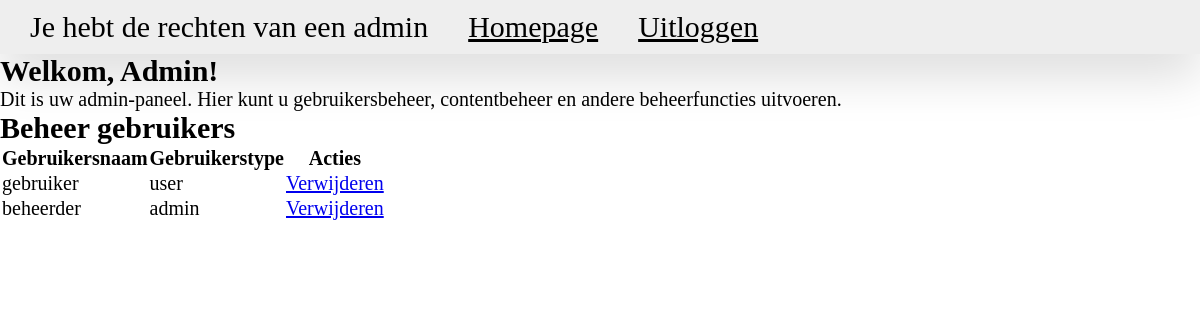
The app's page /Public/admin.php (signed in) with its own data.
### tables this page shows
CREATE TABLE users (id INTEGER PRIMARY KEY, username TEXT NOT NULL, password TEXT NOT NULL, user_type TEXT NOT NULL, image BLOB);

### Private/functions.php (called while the page is built, shortened)
<?php
function get_all_users(){
    global $db;
    $stmt = $db->prepare('SELECT * FROM users');
    $result = $stmt->execute();
    $users = array();
    while($row = $result->fetchArray(SQLITE3_ASSOC)) {
        $users[] = $row;
    }
    return $users;
}
?>

### Public/admin.php (the view, shortened to what this page needs)
<?php
require_once('../Private/functions.php');
class AdminPanel {
  private $users;
  function __construct() {
    $this->users = $this->get_all_users();
  }
  function get_all_users() {
    return get_all_users();
  }
  function render_header() {
    echo '
      <header class="header">
        <nav class="header__nav">
          <ul class="header__ul">
            <li class="header__listItem">
              <p class="listItem__p">Je hebt de rechten van een ' . $_SESSION['user_type'] . '</p>
            </li>
            <li class="header__listItem">
              <a class="listItem__link" href="home.php">Homepage</a>
            </li>
            <li class="header__listItem">
              <a class="listItem__link" href="uitloggen.php">Uitloggen</a>
            </li>
          </ul>
        </nav>
      </header>
    ';
  }
  function render_main_content() {
    echo '
      <div class="main-content">
        <h2 class="admin-h2">Welkom, Admin!</h2>
        <p class="">Dit is uw admin-paneel. Hier kunt u gebruikersbeheer, contentbeheer en andere beheerfuncties uitvoeren.</p>
      </div>
      <div class="main-content">
        <h2>Beheer gebruikers</h2>
        <table>
          <thead>
            <tr>
              <th>Gebruikersnaam</th>
              <th>Gebruikerstype</th>
              <th>Acties</th>
            </tr>
          </thead>
          <tbody>';
    foreach ($this->users as $user) {
      echo '<tr>';
      echo '<td>' . $user['username'] . '</td>';
      echo '<td>' . $user['user_type'] . '</td>';
      echo '<td><a href="delete_user.php?id=' . $user['id'] . '">Verwijderen</a></td>';
      echo '</tr>';
    }
    echo '
          </tbody>
        </table>
      </div>
    ';
  }
  function render() {
    echo '
      <!DOCTYPE html>
      <html lang="en">
      <head>
        <meta charset="UTF-8">
        <meta http-equiv="X-UA-Compatible" content="IE=edge">
        <meta name="viewport" content="width=device-width, initial-scale=1.0">
        <title>Admin panel</title>
        <link rel="stylesheet" href="styles/style.css">
      </head>
      <body>';
    $this->render_header();
    $this->render_main_content();
    echo '
      </body>
      </html>
    ';
  }
}
$admin_panel = new AdminPanel();
$admin_panel->render();

### Public/styles/style.css (style rules this page uses)
* { margin: 0; padding: 0; box-sizing: border-box; }
html { font-size: 62.5%; }
.header { width: 100%; margin: auto; background: #EEEEEE; box-shadow: 0 2rem 5rem rgba(0, 0, 0, 0.15); font-size: 3rem; }
.header__nav { width: 100%; display: flex; justify-content: space-between; align-items: center; padding: 0rem 2rem; }
.header__ul { display: flex; align-items: center; justify-content: center; gap: 2rem; }
.header__listItem { padding: 1rem; border-radius: 2rem; list-style: none; }
.listItem__link { color: black; }
.main-content { font-size: 2rem; }

### records on screen
users: username "gebruiker", user_type "user"
users: username "beheerder", user_type "admin"

### other values on screen
$_SESSION['user_type'] "admin"
